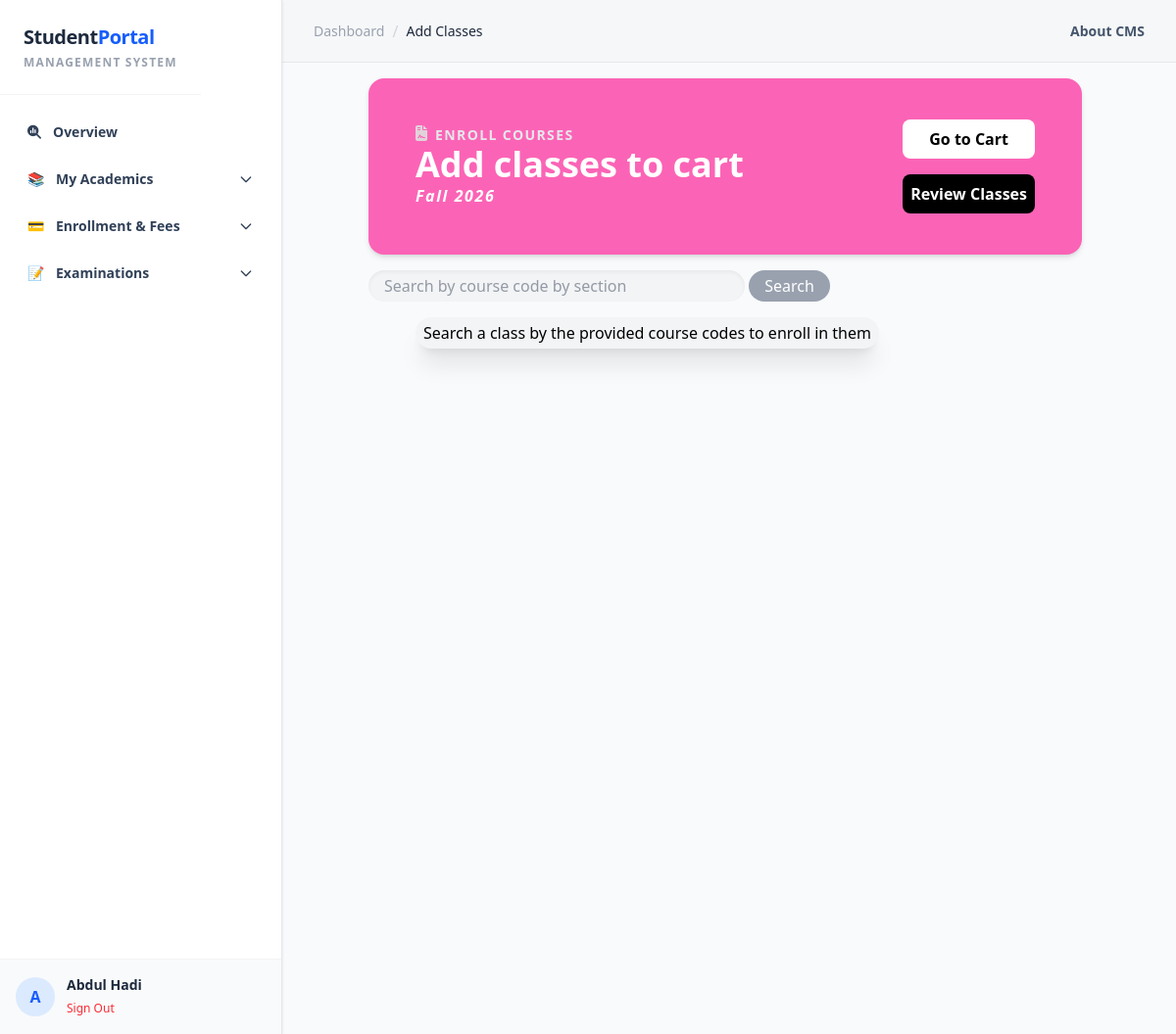
The app's page /student/dashboard/academics/add_classes (signed in) with its own data.
### apps/accounts/models.py (models this page shows, shortened)
class CustomUser(AbstractUser):
    phone = models.CharField(max_length=30,unique=True,null=True, blank=True)
    birth_date = models.DateField(null=True,blank=True)

### apps/academics/models.py (models this page shows, shortened)
class Semester(models.Model):
    session_choices = (
        ('Fall','Fall'),
        ('Spring','Spring')
    )
    session = models.CharField(max_length=30, choices=session_choices)
    start_date = models.DateField()
    end_date = models.DateField()
    add_course_deadline = models.DateField(null=True, blank=True)
    drop_course_deadline = models.DateField(null=True, blank=True)
    fee_payment_deadline = models.DateField(null=True, blank=True)
    voucher_validity_days = models.PositiveSmallIntegerField(default=7)
    max_credit_hours = models.PositiveSmallIntegerField(null=True, blank=True)
    is_datesheet_published = models.BooleanField(default=False)
    is_admit_card_published = models.BooleanField(default=False)
    grading_deadline = models.DateTimeField(null=True, blank=True) # deadline for grades to be locked for the semester
    @property
    def get_sem(self):
        return f"{self.session} {self.start_date.year}"
    @classmethod
    def latest_semester(cls):
        return cls.objects.latest('end_date')

### apps/academics/views/student_views.py (the view, shortened to what this page needs)
# urls.py: path('dashboard/academics/add_classes',student_add_courses_page_view, name='add_classes'),
@student_only
@login_required
def student_add_courses_page_view(request):
    course_by_section = None
    course_by_section_assignment = None
    semester = Semester.latest_semester()
    unpaid_voucher = FeeVoucher.objects.filter(student=request.user.student_profile, status='unpaid')
    return render(request, 'temps/academics/pages/StudentDashboard/My Academics/AddClasses.html',{'course':course_by_section,'course_assignment_for_current_sem':course_by_section_assignment,'semester':semester, 'page_name':'Add Classes'})

### apps/academics/permissions.py (called while the page is built)
def student_only(myview):
    @wraps(myview)
    def _wrapped(request, *args, **kwargs):
        if not request.user.is_authenticated:
            return redirect('accounts:login')
        if not hasattr(request.user,'student_profile'):
            return HttpResponseForbidden("Students Only")
        return myview(request, *args, **kwargs)
    return _wrapped

### apps/academics/templates/temps/academics/pages/StudentDashboard/My Academics/AddClasses.html (shortened to what this page needs)
{% extends 'BaseStudentDashboard.html'%}
{% block main_section %}
    <div class="md:mx-20">
        <div class="flex flex-col md:flex-row justify-between p-4 md:px-12 h-auto md:h-[180px] bg-pink-400 rounded-2xl shadow-md  items-center ">
            <div class="flex flex-col items-center h-fit items-start">
                <div class="flex flex-row items-start justify-center"><i class="fa-solid fa-file-contract" style="color: rgba(222, 222, 222, 0.904);"></i><p class="text-gray-200 font-semibold tracking-widest text-sm ml-2">ENROLL COURSES</p></div>
                <h1 class="text-4xl font-extrabold text-white"> Add classes to cart</h1>
                <p class="text-start text-white font-bold tracking-widest italic">{{ semester.get_sem}}</p>
            </div>
            <div class="flex flex-col h-fit">
                <a href="{% url 'cart' %}" class="bg-white p-2 rounded-lg font-bold mb-4 text-center">Go to Cart</a>
                <a href="{% url 'review_classes_by_semester' %}" class="bg-black text-white p-2 rounded-lg font-bold text-center">Review Classes</a>
            </div>
        </div>
        <form method="POST" class="py-4">
            <input type="text" name="course_search" placeholder="Search by course code by section" class="bg-gray-100 py-1 px-4 text-gray-700 w-full md:w-sm px-2 inset-shadow-sm rounded-full" >
            <button type="submit" class="text-white bg-gray-400 py-1 px-4 rounded-2xl cursor-pointer hover:bg-green-500">Search</button>
        </form>
        <div class = 'text-black bg-gray-100 shadow-xl rounded-2xl w-fit md:mx-12 overflow-hidden'>
            {% if course and course_assignment_for_current_sem %}
                <table>
                    <tr class=" bg-gray-300 [&>th]:px-2 [&>th]:py-2">
                        <th>Course Code</th>
                        <th>Course Name</th>
                        <th>Section</th>
                        <th>Course Instructor</th>
                        <th>Credit Hours</th>
                        <th>Actions</th>
                    </tr>
                    <tr class="[&>td]:px-2 [&>td]:py-2">
                        <td>{{course.course.course_code}}</td>
                        <td>{{course.course.name}}</td>
                        <td>{{course.section.section_id}}</td>
                        <td>{{course_assignment_for_current_sem.instructor.user.first_name}} {{course_assignment_for_current_sem.instructor.user.last_name}}</td>
                        <td>{{course.course.credit_hours}}</td>
                        <td>
                            <a href="{% url 'add_to_cart' course_by_section_id=course.course_code_by_section %}" class="cursor-pointer underline transition hover:text-blue-500">Add to cart</a>
                            <a href="{% url 'course_details' course_code_by_section=course.course_code_by_section %}" class="cursor-pointer underline transition hover:text-blue-500">Details</a>
                        </td>
                    </tr>
                </table>
            {% elif not course_assignment_for_current_sem and course %}
                <h1 class="bg-none text-black rounded-md py-1 px-2">The course you've search has not yet been assigned to a instructor</h1>
            {% else %}
                <div class="bg-none text-black rounded-md py-1 px-2">Search a class by the provided course codes to enroll in them</div>
            {% endif %}
        </div>
    </div>
{% endblock %}

### templates/comps/StudentDashboard/sidebar.html (shortened to what this page needs)
{% load static %}
{% block sidebar %}
<aside id='sidebar' class="hidden md:flex flex-col bg-white border-r border-gray-200 fixed top-0 left-0 h-screen w-72 shadow-sm z-100">
    <div class="flex flex-row justify-between">
        <div class="p-6 border-b border-gray-100">
            <h1 class="text-xl font-bold text-slate-800 tracking-tight">Student<span class="text-blue-600">Portal</span></h1>
            <p class="text-xs text-gray-400 uppercase tracking-widest font-semibold mt-1">Management System</p>
        </div>
    </div>
    <div class="flex-1 overflow-y-auto py-4 px-3 space-y-1">
            <a href="{% url 'student_dashboard' %}" class="submenu-toggle w-full flex items-center justify-between px-4 py-3 text-sm font-semibold text-slate-700 hover:bg-gray-50 rounded-lg transition-all group">
                <div class="flex items-center">
                    <span class="fa-solid fa-magnifying-glass-chart mr-3"></span>
                     Overview
                </div>
            </a>
        <div class="menu-group">
            <button class="submenu-toggle w-full flex items-center justify-between px-4 py-3 text-sm font-semibold text-slate-700 hover:bg-gray-50 rounded-lg transition-all group">
                <div class="flex items-center">
                    <span class="mr-3">📚</span> My Academics
                </div>
                <svg class="w-4 h-4 transform transition-transform duration-200 arrow" fill="none" stroke="currentColor" viewBox="0 0 24 24"><path stroke-linecap="round" stroke-linejoin="round" stroke-width="2" d="M19 9l-7 7-7-7"></path></svg>
            </button>
        </div>
        <div class="menu-group">
            <button class="submenu-toggle w-full flex items-center justify-between px-4 py-3 text-sm font-semibold text-slate-700 hover:bg-gray-50 rounded-lg transition-all">
                <div class="flex items-center">
                    <span class="mr-3">💳</span> Enrollment & Fees
                </div>
                <svg class="w-4 h-4 transform transition-transform duration-200 arrow" fill="none" stroke="currentColor" viewBox="0 0 24 24"><path stroke-linecap="round" stroke-linejoin="round" stroke-width="2" d="M19 9l-7 7-7-7"></path></svg>
            </button>
        </div>
        <div class="menu-group">
            <button class="submenu-toggle w-full flex items-center justify-between px-4 py-3 text-sm font-semibold text-slate-700 hover:bg-gray-50 rounded-lg transition-all">
                <div class="flex items-center">
                    <span class="mr-3">📝</span> Examinations
                </div>
                <svg class="w-4 h-4 transform transition-transform duration-200 arrow" fill="none" stroke="currentColor" viewBox="0 0 24 24"><path stroke-linecap="round" stroke-linejoin="round" stroke-width="2" d="M19 9l-7 7-7-7"></path></svg>
            </button>
        </div>
    </div>
    <div class="p-4 border-t border-gray-100 bg-gray-50">
        <div class="flex items-center">
            <div class="w-10 h-10 rounded-full bg-blue-100 flex items-center justify-center text-blue-600 font-bold">
                {{ request.user.first_name|first }}
            </div>
            <div class="ml-3">
                <p class="text-sm font-bold text-slate-800">{{ request.user.get_full_name }}</p>
                <a href="{% url 'accounts:logout' %}" class="text-xs text-red-500 hover:underline">Sign Out</a>
            </div>
        </div>
    </div>
</aside>
{% endblock %}

### records on screen
CustomUser: user.first_name|first "A", user.get_full_name "Abdul Hadi"
Semester: get_sem "Fall 2026"

### other values on screen
{{ page_name }} "Add Classes"
